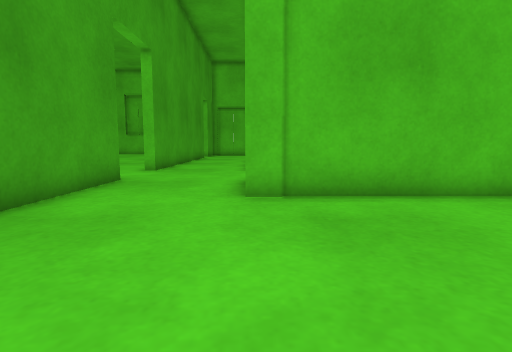
View 1 (above)

16 first-person views from a walk through a robot-simulator world made for Gazebo. The camera is 0.5 m above the floor, tilts 6° down and sees 80° across. The floor is counted in squares, 0.5 m on a side. Each view is taken from the middle of a square. On the plan, view 1 faces up. The plan holds only what a view shows up to about 12 squares ahead; the rest is blank. The place goes on beyond the plan.

View 2
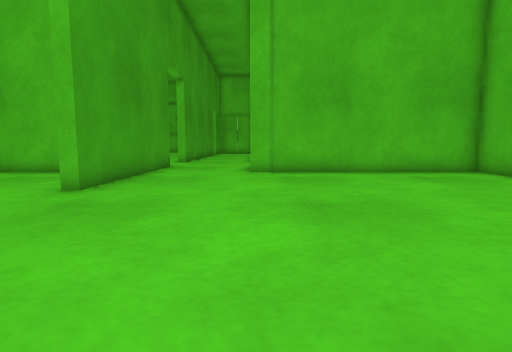

View 3
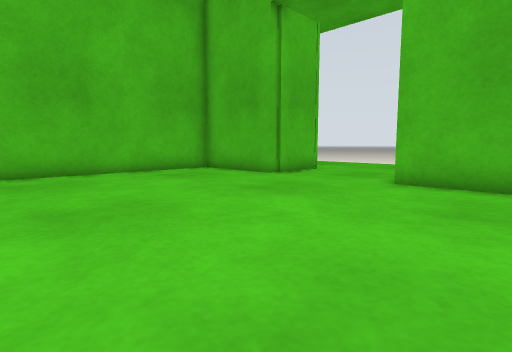

View 4
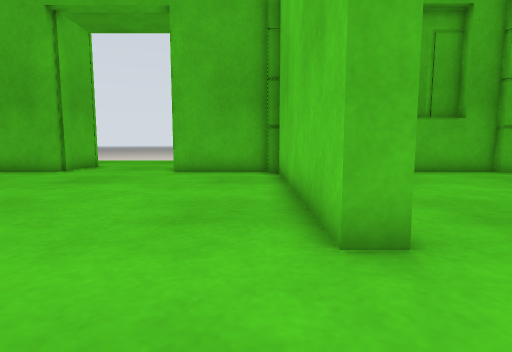

View 5
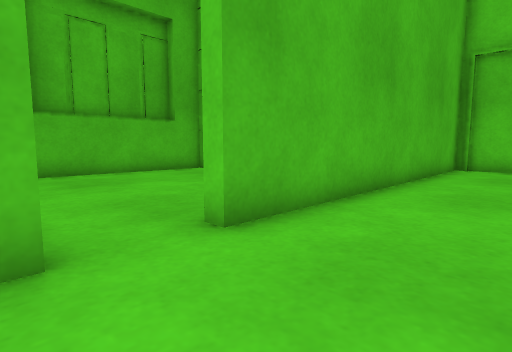

View 6
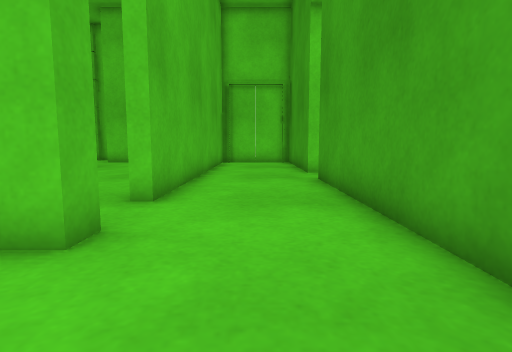

View 7
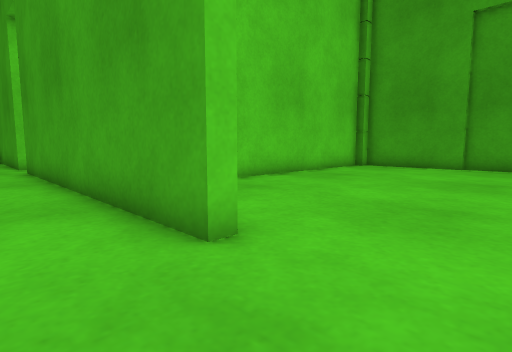

View 8
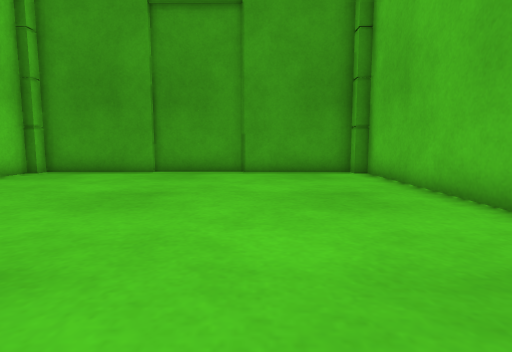

View 9
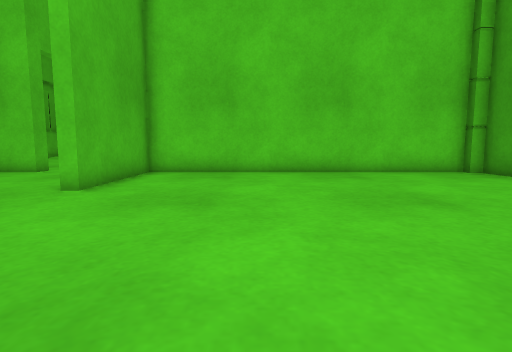

View 10
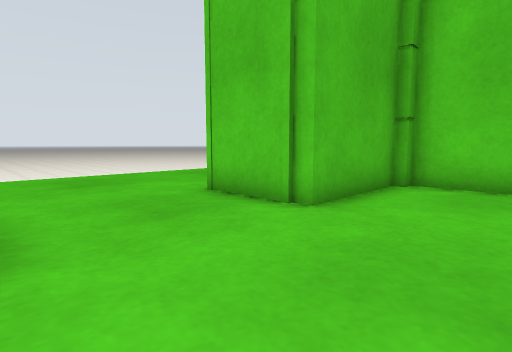

View 11
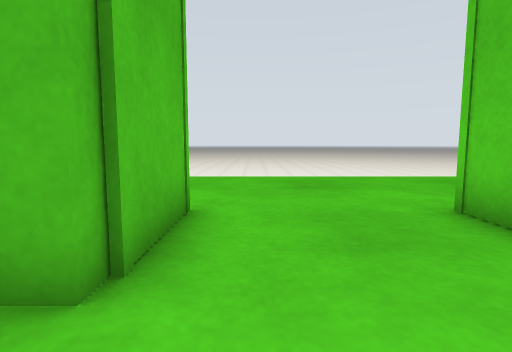

View 12
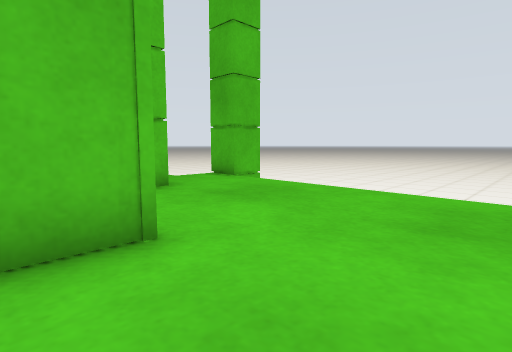

View 13
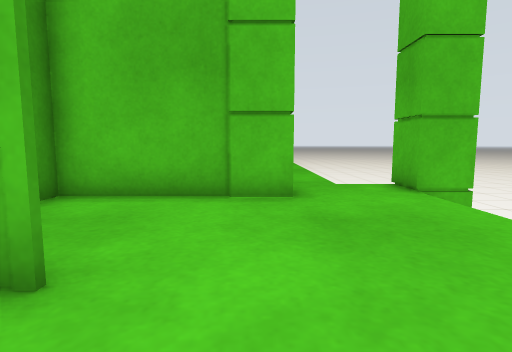

View 14
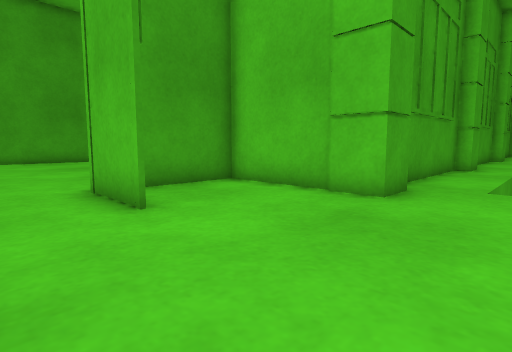

View 15
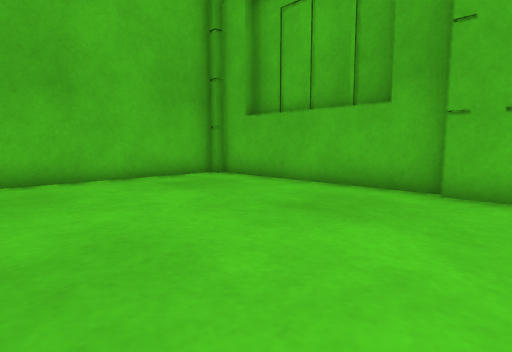

View 16
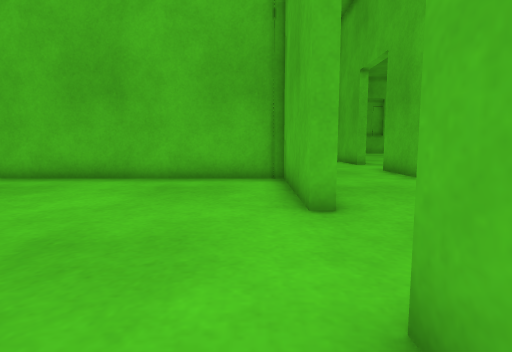

### Floor plan
Key: @ floor where view 1 was taken; # wall or solid block; . floor; = window, fence, low wall or low ledge.
Columns run from 16 left of view 1 to 17 right of it. Each row starts with its distance up from view 1.
 14                             ##
 13                             ##.
 12            .#...            #..
 11            .....            # .
 10             .....           = .
  9             .....           # .
  8             #...#           # .#
  7             #...#           ##.#=#
  6 #############...##############..##
  5 #...........#...........#.......==
  4 #...........#...........#.......==
  3 #...........#...........#.......==
  2 #...........#...........###.....==
  1 #...............................==
  0 #...............@...............==
 -1 #...............................==
 -2 #...........#...........###.....==
 -3 #...........#...........#   ....==
 -4 #...........#...........#    ...==
 -5 #...........#...........#      .==
 -6 #############...#########
 -7             #...........#
 -8             #...........#
 -9             #...#.......=
-10             #...#.......=
-11             #...#.......=
-12             ....#.......#
-13             ....#.......#
-14             #...#.......#
-15             #...#.......

Positions as (right, up) in squares from view 1, and headings:
1: (0, 0), facing up
2: (0, -5), facing up
3: (0, -5), facing up-right
4: (-3, -5), facing right
5: (-3, -6), facing down-right
6: (-2, -3), facing down
7: (-2, 1), facing down-left
8: (-5, 2), facing left
9: (-8, 5), facing down
10: (5, 2), facing down-right
11: (6, 1), facing right
12: (9, -1), facing up-right
13: (12, 0), facing up
14: (15, 0), facing up-left
15: (1, -15), facing up-right
16: (-5, -3), facing up
